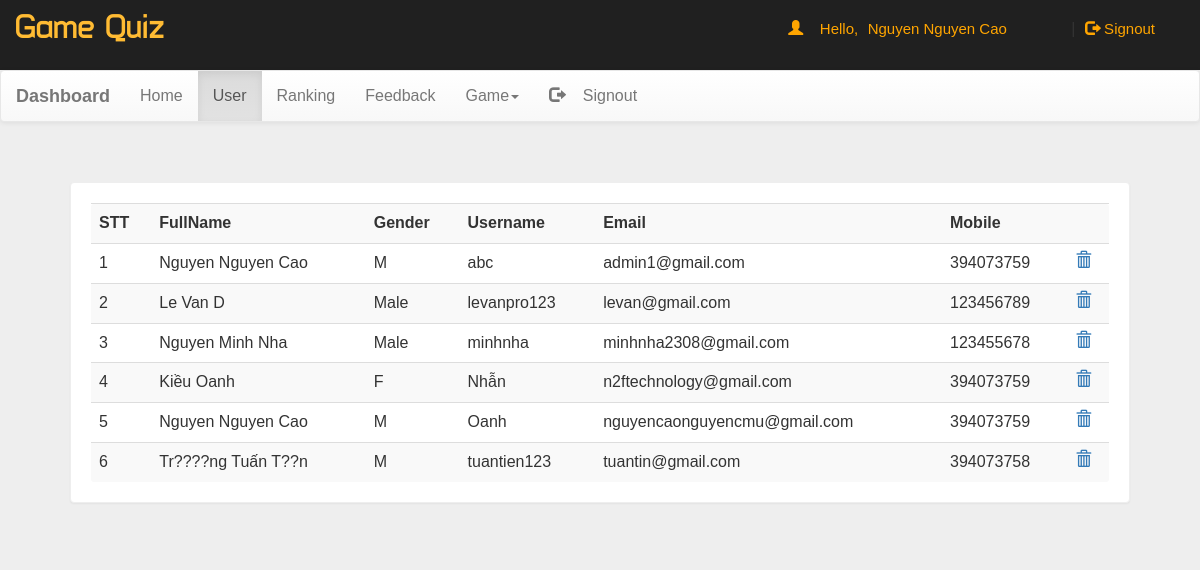
The app's page /dash.php?q=1 (signed in) with its own data.
### tables this page shows
CREATE TABLE `user` (
  `name` varchar(50) NOT NULL,
  `gender` varchar(50) NOT NULL,
  `college` varchar(100) NOT NULL,
  `email` varchar(50) NOT NULL,
  `mob` bigint(20) NOT NULL,
  `password` varchar(50) NOT NULL
);

### dash.php (the view, shortened to what this page needs)
<!DOCTYPE html PUBLIC "-//W3C//DTD XHTML 1.0 Transitional//EN" "http://www.w3.org/TR/xhtml1/DTD/xhtml1-transitional.dtd">
<html xmlns="http://www.w3.org/1999/xhtml">
<head>
<link  rel="stylesheet" href="css/bootstrap.min.css"/>
 <link  rel="stylesheet" href="css/bootstrap-theme.min.css"/>
 <link rel="stylesheet" href="css/main.css">
 <link  rel="stylesheet" href="css/font.css">
</head>
<body  style="background:#eee;">
<div class="header">
<div class="row">
<div class="col-lg-6">
<span class="logo">Game Quiz</span></div>
<?php
 include_once 'dbConnection.php';
  if(!(isset($_SESSION['email']))){
header("location:index.php");
}
else
{
$name = $_SESSION['name'];;
echo '<span class="pull-right top title1" ><span class="log1"><span class="glyphicon glyphicon-user" aria-hidden="true"></span>&nbsp;&nbsp;&nbsp;&nbsp;Hello,</span> <a href="account.php" class="log log1">'.$name.'</a>&nbsp;|&nbsp;<a href="logout.php?q=account.php" class="log"><span class="glyphicon glyphicon-log-out" aria-hidden="true"></span>&nbsp;Signout</button></a></span>';
}?>
</div></div>
<nav class="navbar navbar-default title1">
  <div class="container-fluid">
    <div class="navbar-header">
      <a class="navbar-brand" href="dash.php?q=0"><b>Dashboard</b></a>
    </div>
    <div class="collapse navbar-collapse" id="bs-example-navbar-collapse-1">
      <ul class="nav navbar-nav">
        <li <?php if(@$_GET['q']==0) echo'class="active"'; ?>><a href="dash.php?q=0">Home<span class="sr-only">(current)</span></a></li>
        <li <?php if(@$_GET['q']==1) echo'class="active"'; ?>><a href="dash.php?q=1">User</a></li>
		<li <?php if(@$_GET['q']==2) echo'class="active"'; ?>><a href="dash.php?q=2">Ranking</a></li>
		<li <?php if(@$_GET['q']==3) echo'class="active"'; ?>><a href="dash.php?q=3">Feedback</a></li>
        <li class="dropdown <?php if(@$_GET['q']==4 || @$_GET['q']==5) echo'active"'; ?>">
          <a href="#" class="dropdown-toggle" data-toggle="dropdown" role="button" aria-haspopup="true" aria-expanded="false">Game<span class="caret"></span></a>
        </li><li class="pull-right"> <a href="logout.php?q=account.php"><span class="glyphicon glyphicon-log-out" aria-hidden="true"></span>&nbsp;&nbsp;&nbsp;&nbsp;Signout</a></li>
      </ul>
          </div>
  </div>
</nav>
<div class="container">
<div class="row">
<div class="col-md-12">
<?php if(@$_GET['q']==1) {
$result = mysqli_query($con,"SELECT * FROM user") or die('Error');
echo  '<div class="panel"><div class="table-responsive"><table class="table table-striped title1">
<tr><td><b>STT</b></td><td><b>FullName</b></td><td><b>Gender</b></td><td><b>Username</b></td><td><b>Email</b></td><td><b>Mobile</b></td><td></td></tr>';
$c=1;
while($row = mysqli_fetch_array($result)) {
	$name = $row['name'];
	$mob = $row['mob'];
	$gender = $row['gender'];
    $email = $row['email'];
	$college = $row['college'];
	echo '<tr><td>'.$c++.'</td><td>'.$name.'</td><td>'.$gender.'</td><td>'.$college.'</td><td>'.$email.'</td><td>'.$mob.'</td>
	<td><a title="Delete User" href="update.php?demail='.$email.'"><b><span class="glyphicon glyphicon-trash" aria-hidden="true"></span></b></a></td></tr>';
}
echo '</table></div></div>';
}?>
</div>
</div></div>
</body>
</html>

### css/main.css (style rules this page uses)
body { overflow-x:hidden; width:100%; font: 15px "Century Gothic", "Times Roman", sans-serif; background:#eee; min-height:550px; background-attachment:fixed; }
.panel { border-color:#eee; margin:40px; padding:20px; font: 15px "Century Gothic", "Times Roman", sans-serif; }
.header { background:#202020; height:70px; }
.logo { font-family:'typo'; font-size:35px; color:#ffbb33; margin:15px; }
.title1 { font: 16px "Century Gothic", "Times Roman", sans-serif; }
.top { margin-top:20px; }
.log1 { font: 15px 'Ubuntu', sans-serif; color:orange; margin-left:10px; }
.log { margin:10px; margin-right:60px; margin-left:5px; color:orange; text-decoration:none; font-size:20px; font-size:15px; }

### records on screen
user: name "Nguyen Nguyen Cao", gender "M", college "abc", email "admin1@gmail.com", mob "394073759"
user: name "Le Van D", gender "Male", college "levanpro123", email "levan@gmail.com", mob "123456789"
user: name "Nguyen Minh Nha", gender "Male", college "minhnha", email "minhnha2308@gmail.com", mob "123455678"
user: name "Kiều Oanh", gender "F", college "Nhẫn", email "n2ftechnology@gmail.com", mob "394073759"
user: name "Nguyen Nguyen Cao", gender "M", college "Oanh", email "nguyencaonguyencmu@gmail.com", mob "394073759"
user: name "Tr????ng Tuấn T??n", gender "M", college "tuantien123", email "tuantin@gmail.com", mob "394073758"

### other values on screen
$name "Nguyen Nguyen Cao"
